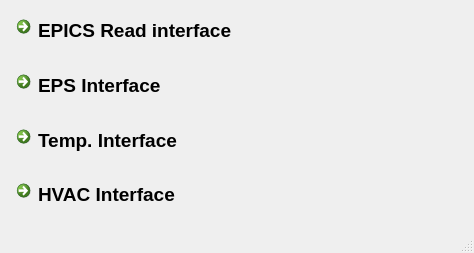
<?xml version="1.0" encoding="UTF-8"?>
<ui version="4.0">
 <class>MainWindow</class>
 <widget class="QMainWindow" name="MainWindow">
  <property name="geometry">
   <rect>
    <x>0</x>
    <y>0</y>
    <width>474</width>
    <height>253</height>
   </rect>
  </property>
  <property name="windowTitle">
   <string>Tela Inicial</string>
  </property>
  <property name="windowIcon">
   <iconset resource="resources.qrc">
    <normaloff>:/images/logoSirius.png</normaloff>:/images/logoSirius.png</iconset>
  </property>
  <property name="autoFillBackground">
   <bool>true</bool>
  </property>
  <property name="styleSheet">
   <string notr="true"/>
  </property>
  <property name="iconSize">
   <size>
    <width>26</width>
    <height>26</height>
   </size>
  </property>
  <property name="tabShape">
   <enum>QTabWidget::Rounded</enum>
  </property>
  <widget class="QWidget" name="centralwidget">
   <layout class="QVBoxLayout" name="verticalLayout_2">
    <item>
     <layout class="QVBoxLayout" name="verticalLayout">
      <item>
       <widget class="QCommandLinkButton" name="LinkButtonEPICS">
        <property name="font">
         <font>
          <pointsize>14</pointsize>
         </font>
        </property>
        <property name="autoFillBackground">
         <bool>false</bool>
        </property>
        <property name="text">
         <string>EPICS Read interface</string>
        </property>
        <property name="icon">
         <iconset resource="resources.qrc">
          <normaloff>:/images/logo_659x595.png</normaloff>:/images/logo_659x595.png</iconset>
        </property>
        <property name="iconSize">
         <size>
          <width>30</width>
          <height>30</height>
         </size>
        </property>
        <property name="shortcut">
         <string notr="true"/>
        </property>
        <property name="autoExclusive">
         <bool>false</bool>
        </property>
        <property name="autoDefault">
         <bool>false</bool>
        </property>
        <property name="default">
         <bool>false</bool>
        </property>
       </widget>
      </item>
      <item>
       <widget class="QCommandLinkButton" name="LinkButtonEPS">
        <property name="font">
         <font>
          <pointsize>14</pointsize>
         </font>
        </property>
        <property name="text">
         <string>EPS Interface</string>
        </property>
        <property name="default">
         <bool>false</bool>
        </property>
       </widget>
      </item>
      <item>
       <widget class="QCommandLinkButton" name="LinkButtonTempScreen">
        <property name="font">
         <font>
          <pointsize>14</pointsize>
         </font>
        </property>
        <property name="text">
         <string>Temp. Interface</string>
        </property>
       </widget>
      </item>
      <item>
       <widget class="QCommandLinkButton" name="LinkButtonHVAC">
        <property name="font">
         <font>
          <pointsize>14</pointsize>
         </font>
        </property>
        <property name="text">
         <string>HVAC Interface</string>
        </property>
       </widget>
      </item>
     </layout>
    </item>
   </layout>
  </widget>
  <widget class="QMenuBar" name="menubar">
   <property name="geometry">
    <rect>
     <x>0</x>
     <y>0</y>
     <width>474</width>
     <height>25</height>
    </rect>
   </property>
  </widget>
  <widget class="QStatusBar" name="statusbar"/>
 </widget>
 <resources>
  <include location="resources.qrc"/>
 </resources>
 <connections/>
</ui>
